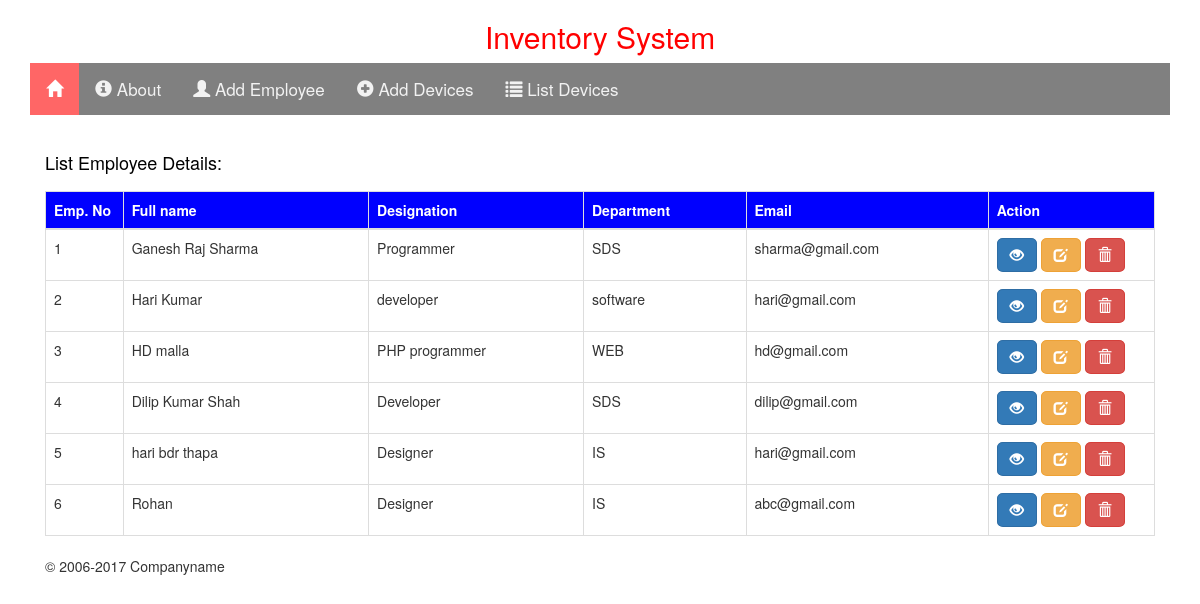
The page / on the database its author committed.
### tables this page shows
CREATE TABLE `employee` (
  `id` int(11) NOT NULL,
  `fullname` text,
  `email` varchar(100) DEFAULT NULL,
  `designation` text,
  `department` text,
  `status` tinyint(4) DEFAULT '1'
);

### db/dbQuery.php (called while the page is built, shortened)
	<?php
	include('connection.php');
	function getAllEmployee() {
		global $conn;
		$sql = "SELECT * FROM employee ORDER BY id DESC";
		$result = mysqli_query($conn, $sql);
		if(mysqli_num_rows($result) <= 0) {
			return false;
		} else {
			$data = array();
			while ($row = mysqli_fetch_assoc($result)) {
				$data[] = $row;
			}
			return $data;
		}
	}
?>

### index.php (the view, shortened to what this page needs)
<?php
	include'db/dbQuery.php';
?>
<!DOCTYPE html>
<html>
<head>
	<?php
   	 include('inc/head.php');
	?>
	<div class="container-fluid">
			 <table class="table table-bordered">
			 	<caption><b><h4><i class="glyphicons glyphicons-user"></i>List Employee Details:</h4></b></caption>
				<thead>
					<tr bgcolor="blue">
						<th width="7%" style="color: white">Emp. No</th>
						<th style="color: white">Full name</th>
						<th style="color: white">Designation</th>
						<th style="color: white">Department</th>
						<th style="color: white">Email</th>
						<th width="15%" style="color: white">Action</th>
					</tr>
				</thead>
				<tbody>
				 <?php
				 	$employee = getAllEmployee();
				 	if($employee){
						$i = 1;
						foreach ($employee as $key => $listemployee) { ?>
							<tr>
				                <td><?php echo $i;?></td>
				                <td><?php echo $listemployee['fullname']; ?></td>
				                <td><?php echo $listemployee['designation']; ?></td>
				                <td><?php echo $listemployee['department']; ?></td>
				                <td><?php echo $listemployee['email']; ?></td>
				                <td>
				                <a href="view-employee-details.php?id=<?php echo $listemployee['id']; ?>" title="view" class="btn btn-primary" style="border-radius: 15%;"><i class="glyphicon glyphicon-eye-open"></i></a>
								<a href="edit-employee.php?id=<?php echo $listemployee['id']; ?>" title="edit" class="btn btn-warning" style="border-radius: 15%;"><i class="glyphicon glyphicon-edit"></i></a>
								<a href="process/employee.php?id=<?php echo $listemployee['id']; ?>" onClick="return confirm('Are You Sure?')" title="delete" class="btn btn-danger" style="border-radius: 15%;"><i class="glyphicon glyphicon-trash"></i></a>
								</td>
							</tr>
						     <?php
			                   	$i++;
			                   }
			                 } else { ?>
		                        <tr>
		                      		<td colspan="6">Sorry! No Employee Found.</td>
								</tr>
			                    <?php } ?>
				</tbody>
			</table>
			<?php include ('inc/footer.php');?>
		</div>
</body>
</html>

### inc/head.php (style rules this page uses)
h4 { color: black; }

### rows shown on the page
employee: fullname "Ganesh Raj Sharma", designation "Programmer", department "SDS", email "sharma@gmail.com"
employee: fullname "Hari Kumar", designation "developer", department "software", email "hari@gmail.com"
employee: fullname "HD malla", designation "PHP programmer", department "WEB", email "hd@gmail.com"
employee: fullname "Dilip Kumar Shah", designation "Developer", department "SDS", email "dilip@gmail.com"
employee: fullname "hari bdr thapa", designation "Designer", department "IS", email "hari@gmail.com"
employee: fullname "Rohan", designation "Designer", department "IS", email "abc@gmail.com"

### other values the page prints
$copyYear "2006"
$curYear "2017"
